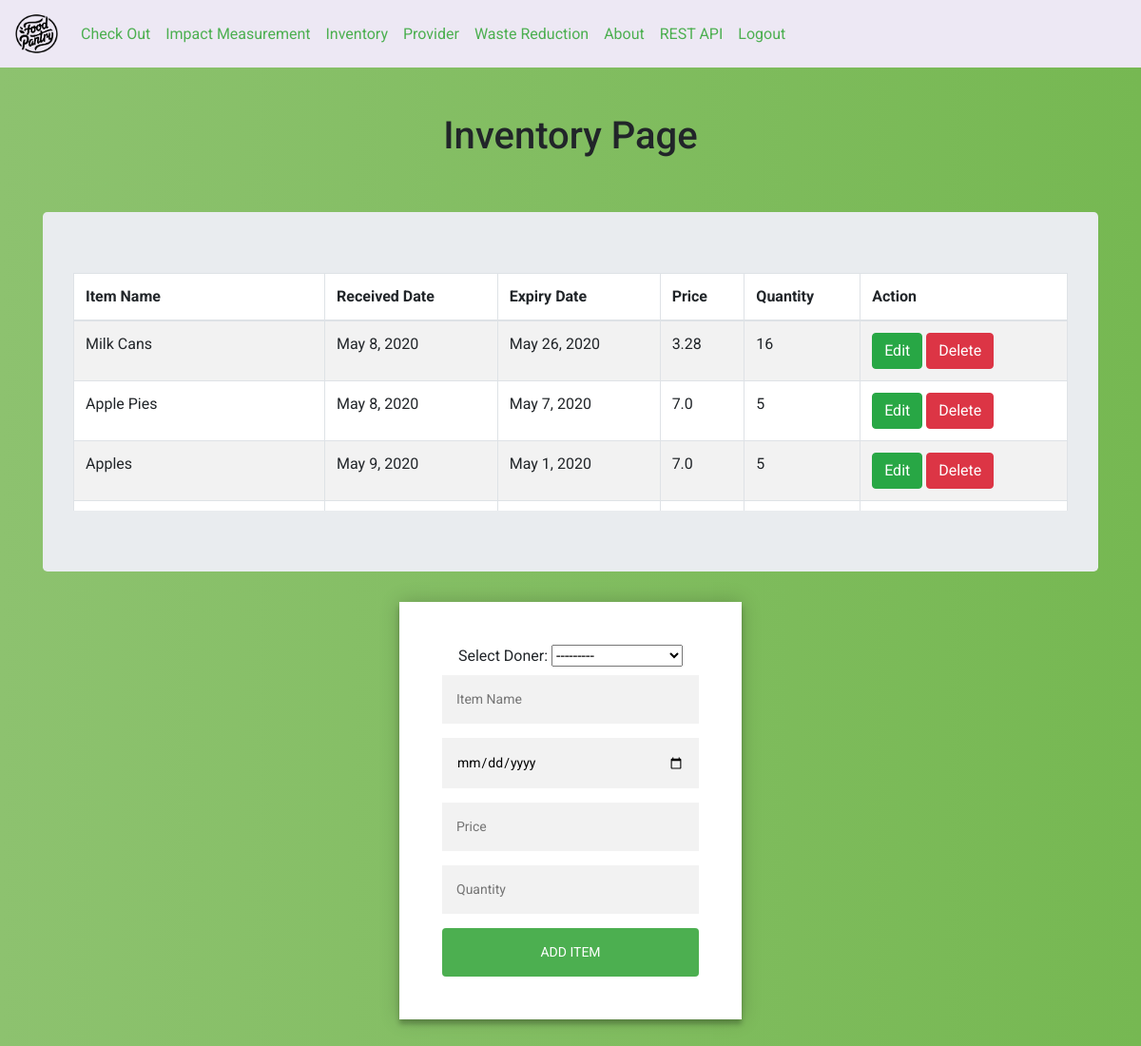
/inventory/ (signed in), run on an earlier commit of the app's database.
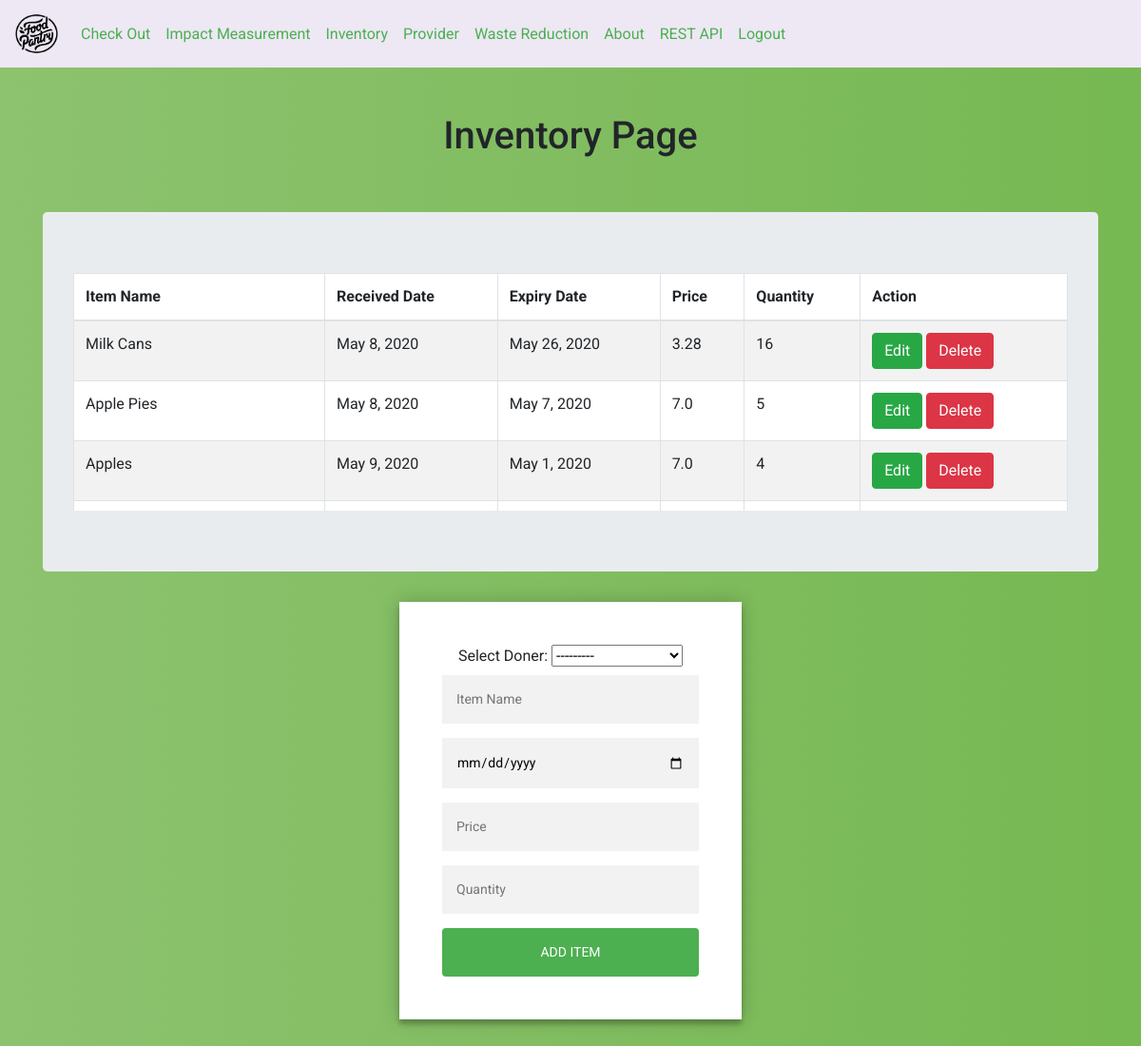
And on a later commit of the database.
### inventory/models.py (models this page shows, shortened)
class inventory(models.Model):
     donor = models.ForeignKey(provider, on_delete=models.CASCADE,related_name='donor')
     name = models.CharField(max_length=100)
     registration_D = models.DateField(auto_now=True)
     expiry_D = models.DateField()
     price = models.FloatField()
     quantity =  models.PositiveIntegerField()

### inventory/views.py (the view)
# urls.py: path('inventory/', inventory_views.inventory_view, name='inventory_view'),
@login_required(login_url='/login/')
def inventory_view(request):
	item = inventory.objects.all()
	item_data = inventory_form()
	if (request.method=="POST"):
			item_data = inventory_form(request.POST)
	if item_data.is_valid():
			item_data.save()
	context = {'item':item,'item_data':item_data}
	return render(request, 'inventory/inventory.html',context)

### inventory/forms.py
class inventory_form(forms.ModelForm):
    name = forms.CharField(widget=forms.TextInput(attrs={'placeholder': 'Item Name '}))
    expiry_D = forms.DateField(widget=DateInput)
    price = forms.CharField(widget=forms.TextInput(attrs={'placeholder': 'Price'}))
    quantity  = forms.CharField(widget=forms.TextInput(attrs={'placeholder': 'Quantity '}))
    class Meta():
       model = inventory
       fields = '__all__'

### provider/models.py (called while the page is built)
    def __str__(self):
          return self.donor_name

### templates/inventory/inventory.html (shortened to what this page needs)
<!DOCTYPE html>
<html>
<head>
	{% include "dashboard/shared_links.html" %}
</head>
<body>
	{% include "dashboard/navigation_bar.html" %}
	<br><br>
<h1>Inventory Page</h1>
<br><br>
{% load static %}
<div class="container">
	<div class="jumbotron">
		<div class="table-wrapper-scroll-y my-custom-scrollbar">
<table bgcolor="white" class="table table-bordered table-striped mb-0">
  <thead>
    <tr>
      <th scope="col">Item Name</th>
      <th scope="col">Received Date</th>
      <th scope="col">Expiry Date</th>
      <th scope="col">Price</th>
	  <th scope="col">Quantity</th>
	  <th scope="col">Action</th>
    </tr>
  </thead>
  <tbody>
{% for each in item %}
    <tr>
    				<td>{{each.name}}</td>
					<td>{{each.registration_D}}</td>
					<td>{{each.expiry_D}}</td>
					<td>{{each.price}}</td>
					<td>{{each.quantity}}</td>
	<td>
	<a class="btn btn-success" href="{% url 'update' each.id %}">Edit</a>
	<a class="btn btn-danger" href="#" onclick="confirmDeleteModal({{each.id}})">Delete</a>{% comment %} <a class="btn btn-success" href="{% url 'remove' each.id %}">Delete</a> {% endcomment %}</td>
    	</tr>
		 		{% endfor %}
  </tbody>
</table>
	</div>
</div>
</div>
<div class="form">
	<form method="POST" action="/inventory/">
		<label>Select Doner:</label>
	{{item_data.donor}}
    {{item_data.name}}
    {{item_data.expiry_D}}
	{{item_data.price}}
    {{item_data.quantity}}
		<button type="submit" class="btn btn-info">Add Item</button>
	</form>
</div>
</body>
</html>

What changed in the data, as far as the page shows it:
changed inventory "Apples": quantity "5" → "4"
